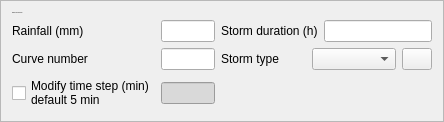
             <widget class="QFrame" name="frame">
              <property name="frameShape">
               <enum>QFrame::StyledPanel</enum>
              </property>
              <property name="frameShadow">
               <enum>QFrame::Raised</enum>
              </property>
              <layout class="QGridLayout" name="gridLayout_3">
               <item row="0" column="0">
                <widget class="QLabel" name="label_24">
                 <property name="font">
                  <font>
                   <family>Georgia</family>
                   <pointsize>-1</pointsize>
                  </font>
                 </property>
                 <property name="text">
                  <string>Rainfall Event and Runoff</string>
                 </property>
                </widget>
               </item>
               <item row="1" column="0">
                <layout class="QHBoxLayout" name="horizontalLayout_17">
                 <item>
                  <widget class="QLabel" name="label_17">
                   <property name="text">
                    <string>Rainfall (mm)</string>
                   </property>
                  </widget>
                 </item>
                 <item>
                  <widget class="QLineEdit" name="rainfall">
                   <property name="maximumSize">
                    <size>
                     <width>54</width>
                     <height>16777215</height>
                    </size>
                   </property>
                   <property name="alignment">
                    <set>Qt::AlignCenter</set>
                   </property>
                  </widget>
                 </item>
                </layout>
               </item>
               <item row="1" column="1">
                <layout class="QHBoxLayout" name="horizontalLayout_21">
                 <item>
                  <widget class="QLabel" name="label_21">
                   <property name="text">
                    <string>Storm duration (h)</string>
                   </property>
                  </widget>
                 </item>
                 <item>
                  <widget class="QLineEdit" name="storm_duration">
                   <property name="maximumSize">
                    <size>
                     <width>120</width>
                     <height>16777215</height>
                    </size>
                   </property>
                   <property name="alignment">
                    <set>Qt::AlignCenter</set>
                   </property>
                  </widget>
                 </item>
                </layout>
               </item>
               <item row="2" column="0">
                <layout class="QHBoxLayout" name="horizontalLayout_18">
                 <item>
                  <widget class="QLabel" name="label_18">
                   <property name="text">
                    <string>Curve number</string>
                   </property>
                  </widget>
                 </item>
                 <item>
                  <widget class="QLineEdit" name="curve_number">
                   <property name="maximumSize">
                    <size>
                     <width>54</width>
                     <height>16777215</height>
                    </size>
                   </property>
                   <property name="alignment">
                    <set>Qt::AlignCenter</set>
                   </property>
                  </widget>
                 </item>
                </layout>
               </item>
               <item row="2" column="1">
                <layout class="QHBoxLayout" name="horizontalLayout_22">
                 <item>
                  <widget class="QLabel" name="label_22">
                   <property name="text">
                    <string>Storm type</string>
                   </property>
                  </widget>
                 </item>
                 <item>
                  <widget class="QComboBox" name="storm_type">
                   <property name="minimumSize">
                    <size>
                     <width>0</width>
                     <height>21</height>
                    </size>
                   </property>
                   <property name="maximumSize">
                    <size>
                     <width>120</width>
                     <height>16777215</height>
                    </size>
                   </property>
                  </widget>
                 </item>
                 <item>
                  <widget class="QPushButton" name="show_storm">
                   <property name="maximumSize">
                    <size>
                     <width>30</width>
                     <height>16777215</height>
                    </size>
                   </property>
                   <property name="text">
                    <string/>
                   </property>
                  </widget>
                 </item>
                </layout>
               </item>
               <item row="3" column="0">
                <layout class="QHBoxLayout" name="horizontalLayout_62">
                 <item>
                  <widget class="QCheckBox" name="timestep_check">
                   <property name="text">
                    <string>Modify time step (min)
default 5 min</string>
                   </property>
                  </widget>
                 </item>
                 <item>
                  <widget class="QLineEdit" name="timestep">
                   <property name="enabled">
                    <bool>false</bool>
                   </property>
                   <property name="maximumSize">
                    <size>
                     <width>54</width>
                     <height>16777215</height>
                    </size>
                   </property>
                   <property name="styleSheet">
                    <string notr="true">background-color: #d9d9d9</string>
                   </property>
                   <property name="alignment">
                    <set>Qt::AlignCenter</set>
                   </property>
                   <property name="readOnly">
                    <bool>false</bool>
                   </property>
                  </widget>
                 </item>
                </layout>
               </item>
              </layout>
             </widget>
